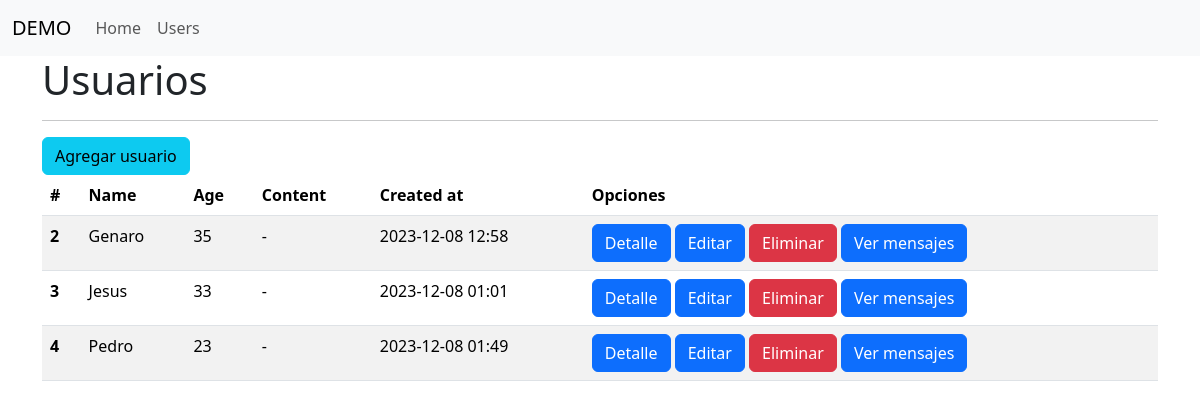
Screenshot of /users with the database file from the repository.
### 05/main.py (models this page shows, shortened)
class User(db.Model):
    id = db.Column(db.Integer, primary_key=True, autoincrement=True)
    name = db.Column(db.String(150), nullable=False)
    age = db.Column(db.Integer, nullable=False)
    content = db.Column(db.Text, nullable=True)
    created_at = db.Column(db.DateTime(timezone=True), server_default=func.now())

### 05/main.py (the view)
@app.route("/users")
def users():
    users_data = User.query.all()
    return render_template("users.html", users=users_data)

### 05/templates/users.html (shortened to what this page needs)
{% extends 'base.html' %}
{% block content %}
    <h1>Usuarios</h1>
    <hr>
    <a href="{{ url_for('users_add') }}" class="btn btn-info">Agregar usuario</a>
    <table class="table table-striped">
      <thead>
        <tr>
          <th scope="col">#</th>
          <th scope="col">Name</th>
          <th scope="col">Age</th>
          <th scope="col">Content</th>
          <th scope="col">Created at</th>
          <th scope="col">Opciones</th>
        </tr>
      </thead>
      <tbody>
        {% for user in users %}
        <tr>
          <th scope="row">{{ user.id }}</th>
          <td>{{ user.name|title }}</td>
          <td>{{ user.age }}</td>
          {% if user.content %}
          <td>{{ user.content|safe }}</td>
          {% else %}
          <td>-</td>
          {% endif %}
          <td>{{ user.created_at.strftime("%Y-%m-%d %I:%M") }}</td>
          <td>
            <a href="{{ url_for('users_by_id', id=user.id)}}" class="btn btn-primary">Detalle</a>
            <a href="{{ url_for('users_edit_by_id', id=user.id)}}" class="btn btn-primary">Editar</a>
            <a href="{{ url_for('users_delete_by_id', id=user.id)}}" class="btn btn-danger">Eliminar</a>
            <a href="{{ url_for('messages_by_user', user_id=user.id)}}" class="btn btn-primary">Ver mensajes</a>
          </td>
        </tr>
        {% endfor %}
      </tbody>
    </table>
{% endblock %}

### rows the page displays
User: id "2", name "Genaro", age "35", created_at "2023-12-08 12:58"
User: id "3", name "Jesus", age "33", created_at "2023-12-08 01:01"
User: id "4", name "Pedro", age "23", created_at "2023-12-08 01:49"
